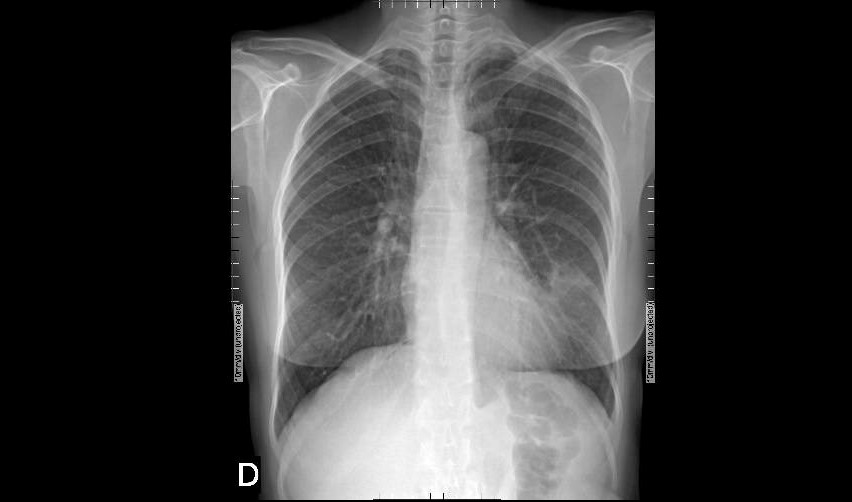
#> input picture neumonia_izq.jpg, 852 x 502 px
$ jupyter execute --allow-errors Lab_PS_08_2023.ipynb
#> lines starting #> are read from the running program, lines starting #| are printed output that depends on the picture
# **Señales 2D vs. Matrices**

Veremos imágenes, construcción y algunas transformaciones aplicables

[cell 1]
#Importamos las bibliotecas necesarias
import cv2 #para imágenes, Open CV (Computer Vision)
import numpy as np
import matplotlib.pyplot as plt

## **Tipo de Imágenes**

Existen tres tipos principales de imágenes:

* **La imagen binaria:** es una imagen en blanco y negro. Cada píxel tiene asignado un valor lógico de 0 o 1.

* **La imagen de intensidad:** los elementos de una imagen de intensidad en general son de clase uint8 (enteros almacenados en 8 bits) o de clase uint16 (enteros almacenados en 16 bits), pueden almacenar, respectivamente, 2^8=256 valores en el rango [0-255], o 2^16=65536 valores en el rango [0-65535]. Cuando la imagen es de clase float32, los valores son números en punto flotante (que se almacenan en 32 bits)

* **La imagen en color:** es como la imagen de intensidad pero tiene tres canales, es decir, a cada píxel le corresponden tres valores de intensidad (formato RGB) en lugar de uno.

* **Imagen de categorías:** Puede visualizarse con colores.

# **Ejercicio 1: Matrices e imágenes**
a) Crear una imagen blanca con la función Imshow.

[cell 2]
#Función Imshow
I1=np.ones((70,70)) #1:blanco, 0:negro
plt.figure(figsize=(5,5))
c=plt.imshow(I1,cmap='gray',vmin=0,vmax=1)
plt.title('Imagen blanca')
plt.colorbar()

b) Graficar utilizando diferentes escalas de grises

[cell 3]
plt.figure(figsize=(5,5))
c=plt.imshow(I1,cmap='gray',vmin=0, vmax=255) #variar vmin y vmax para variar la escala de grises
plt.colorbar(c)

c) Crear una nueva imagen reemplaza una submatriz por valores k.

[cell 4]
k= 100 #variar k
M = np.copy(I1) #creo una matriz M = I1 (imagen blanca), usamos copy para que no se repliquen las acciones sobre I1
M[0:10,10:20] = k #reemplazo una parte de la matriz por valores k

plt.figure(figsize=(5,5))
c=plt.imshow(M,cmap='gray',vmin=0, vmax=255) #cambiar vmin, vmax para visualizar
plt.colorbar(c)

d) Crear una imagen blanca y negra usando la función concatenate

[cell 5]
II1=np.concatenate((np.ones((25,25)),np.zeros((25,25))),axis=1) #matriz de 1s concatenada con una matriz de 0s
plt.figure(figsize=(5,5))
c=plt.imshow(II1,cmap='gray',vmin=0,vmax=1)
plt.colorbar(c, aspect=2.5) #aspect permite cambiar el aspecto del colorbar


# axis cambia la dirección con la que se muestran los cuadrantes
# POR DEFECTO GRAFICA EL MÍNIMO NEGRO Y MÁXIMO BLANCO PARA CMAP GRAY
# aspect en colorbar hace que el colorbar no sea tan alto

# **Ejercicio 2**

Genere las siguientes imágenes:

a) Una cruz negra con fondo blanco.

b) Un damero de tamaño 4x4.

[cell 6]
#a) Forma 1
Imagen=np.ones((70,70))

plt.figure(figsize=(10,10))
plt.subplot(131) #indica 1 fila 3 columnas
c=plt.imshow(Imagen,cmap='gray',vmin=0,vmax=1) #quitar vmin=0,vmax=1....¿por qué en la cruz da bien?
plt.title('Imagen blanca')


Imagen[:,24:47]=0 #Genero una franja negra en columnas
plt.subplot(132)
plt.imshow(Imagen,cmap='gray')
plt.title('Imagen con franja negra')

Imagen[24:47,:]=0 #Genero una franja negra en filas
plt.subplot(133)
plt.imshow(Imagen,cmap='gray')
plt.title('Imagen con cruz negra')
plt.show()

[cell 7]
#a) Forma 2
Bl=np.ones((20,20)) #submatriz blanca
Ne=np.zeros((20,20)) #submatriz negra
Cr1=np.concatenate((Bl,Ne,Bl),axis=1) #axis indica en que dirección se concatena
Cr2=np.concatenate((Ne,Ne,Ne),axis=1)
Cruz2=np.concatenate((Cr1,Cr2,Cr1),axis=0)
plt.figure(figsize=(5,5))
plt.subplot(111) #indica 1 fila 3 columnas
c=plt.imshow(Cruz2,cmap='gray',vmin=0,vmax=1)

[cell 8]
#b) Forma 1
Damero=np.ones((100,100))

plt.figure(figsize=(10,10))
plt.subplot(131) #indica 1 fila 3 columnas
c=plt.imshow(Damero,cmap='gray',vmin=0,vmax=1)
plt.title('Imagen blanca')

Damero[0:25,0:25]=0
Damero[0:25,50:75]=0
plt.subplot(132)
plt.imshow(Damero,cmap='gray')
plt.title('Imagen con 1ra fila de damero')

Damero[25:50,25:50]=0 #se solapan un pixel para que genere sensación de continuidad
Damero[25:50,75:99]=0

Damero[50:75,50:75]=0
Damero[50:75,0:25]=0

Damero[75:99,75:99]=0
Damero[75:99,25:50]=0

plt.subplot(133)
plt.imshow(Damero,cmap='gray')
plt.title('Imagen Damero')

plt.show()

[cell 9]
#b) Forma 2
C1 = np.concatenate((np.ones((25,25)),np.zeros((25,25)), np.ones((25,25)),np.zeros((25,25))),axis=1)
#C = np.concatenate((R,B),axis=1)
C2=np.concatenate((np.zeros((25,25)),np.ones((25,25)), np.zeros((25,25)),np.ones((25,25))),axis=1)
plt.figure(figsize=(10,10))
plt.subplot(131) #indica 1 fila 3 columnas
c=plt.imshow(C1,cmap='gray')
plt.title('Imagen 1ra fila de damero')
plt.subplot(132) #indica 1 fila 3 columnas
plt.imshow(C2,cmap='gray')
plt.title('Imagen 2da fila de damero')
C3=np.concatenate((C2,C1,C2,C1),axis=0) #axis 0
plt.subplot(133) #indica 1 fila 3 columnas
plt.imshow(C3,cmap='gray')
plt.title('Imagen Damero')

# Ejercicio 3: Tipos de datos

a) Indicar el tipo de dato de la matriz de la imagen blanca.

b) Multiplicar la matriz por un escalar l>256 o l<0, convertir a tipo de dato uint8 y graficar.

[cell 10]
print('Tipo de datos de matriz de imagen blanca', I1.dtype) #tipo de datos de matriz de imagen blanca

l=300 #variar l
I2=l*I1
I2_uint8=I2.astype(np.uint8)

plt.figure(figsize=(10,10.1))
plt.subplot(311) #3 filas, 1 columna
plt.title('Imagen blanca 1')
ci1=plt.imshow(I1,cmap='gray',vmin=0,vmax=1)
plt.colorbar(ci1, aspect=5.5)

plt.figure(figsize=(10,10))
plt.subplot(312)
plt.title('Imagen multiplicada por escalar')
ci2=plt.imshow(I2,cmap='gray',vmin=0,vmax=255)
plt.colorbar(ci2, aspect=5.5)

plt.figure(figsize=(10,10))
plt.subplot(313)
plt.title('Imagen de matriz uint8')
ci2u=plt.imshow(I2_uint8,cmap='gray',vmin=0,vmax=255)
plt.colorbar(ci2u, aspect=5.5)

#Muestro los valores de las matrices en la misma posición
print(I1[0,3])
print(I2[0,3])
print(I2_uint8[0,3])
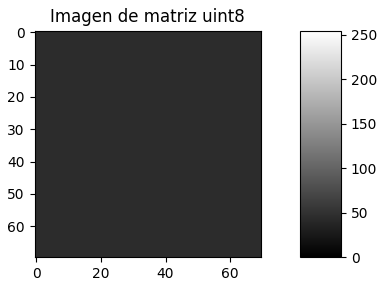
#> figure drawn by matplotlib, 2 panels

# Ejercicio 4: Imágenes reales

Dada la imagen "neumonia_izq.jpg":

a) Cargarla al espacio de trabajo.

b) Observar la información que contiene.

[cell 11]
#Cargamos la imagen lung_disease.png con la biblioteca openCV

lung = cv2.imread("./neumonia_izq.jpg") #se carga la imagen png
#> lung is the input picture: shape (502, 852, 3); min 0, max 255, mean 64.4
print('Orden del arreglo', lung.shape) #leemos las dimensiones del arreglo
#| Orden del arreglo (502, 852, 3)
print('Tipo de dato del arreglo', lung.dtype) #determinamos el tipo de datos
#| Tipo de dato del arreglo uint8

plt.imshow(lung) #ploteamos la imagen RGB
plt.title('Imagen lung')
plt.show()

[cell 12]
#Considerando que tiene 3 capas la imagen, miramos cada capa:
plt.figure(figsize=(25,25))
plt.subplot(311)
plt.imshow(lung[:,:,0]) #ploteamos la Capa 0 de la imagen
plt.title('Imagen lung Capa 0')
plt.show()
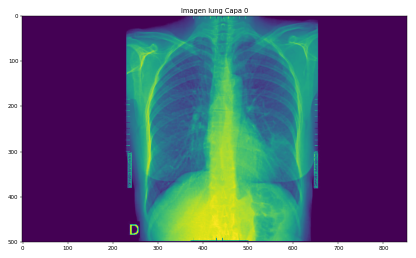
#> figure drawn by matplotlib, 1 panel

plt.figure(figsize=(25,25))
plt.subplot(312)
plt.imshow(lung[:,:,1]) #ploteamos la Capa 1 de la imagen
plt.title('Imagen lung Capa 1')
plt.show()

plt.figure(figsize=(25,25))
plt.subplot(313)
plt.imshow(lung[:,:,2]) #ploteamos la Capa 2 de la imagen
plt.title('Imagen lung Capa 2')
plt.show()

#información redundante en los colores

[cell 13]
#Vemos la información de las 3 para una fila y una columna de la matriz de imagen:
lung[500,550,:] #pixel RGB
#> Out = [2, 2, 2]
#Se observa que hay información redundante para las 3 capas (el valor es el mismo en las 3 capas)

[cell 14]
#Nos quedamos con imagen monocroma, primera capa
lung2D=lung[:,:,0] #Capa 0, que para el caso da lo mismo cualquiera
print(lung2D.shape)
#| (502, 852)

plt.figure(figsize=(10,4))
plt.subplot(121)
plt.imshow(lung2D)
plt.colorbar()
plt.subplot(122)
plt.imshow(lung2D,cmap='gray')
plt.colorbar()
plt.show()
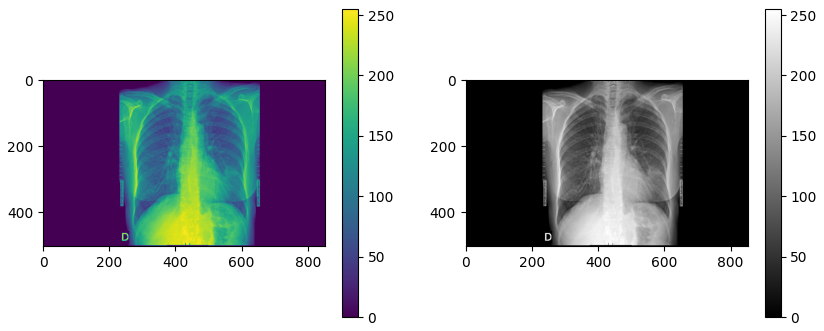
#> figure drawn by matplotlib, 4 panels

c) Obtener el valor máximo y el mínimo.

[cell 15]
maxLung = np.amax(lung2D)
#> maxLung = 255
posMaxLung = np.where(lung2D == maxLung)
#> posMaxLung = 209 positions, rows 3 to 498, columns 231 to 652
minLung = np.amin(lung2D)
#> minLung = 0
posMinLung = np.where(lung2D == minLung)
#> posMinLung = 220957 positions, rows 0 to 501, columns 0 to 851

print('El máximo de lung 2D es ', maxLung)
#| El máximo de lung 2D es  255
print('El mínimo de lung 2D es ', minLung)
#| El mínimo de lung 2D es  0

print(posMinLung)
#> (printed output is left out)

# Ejercicio 4: Obtengo solo una parte de la imagen

Quitar las franjas laterales de la imagen que no aportan información.

[cell 16]
lung2D_mej=lung2D[:,230:655]
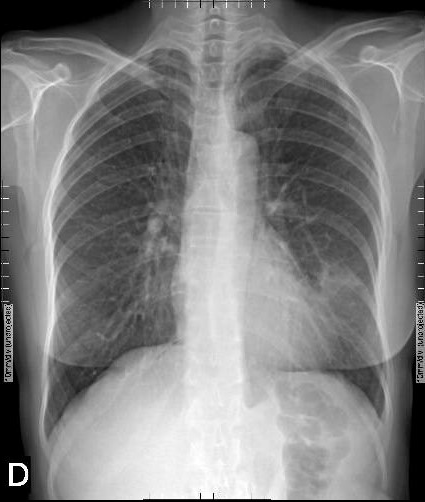
#> lung2D_mej: shape (502, 425); min 0, max 255, mean 129.1
plt.imshow(lung2D_mej,cmap='gray')
plt.colorbar()
plt.show()
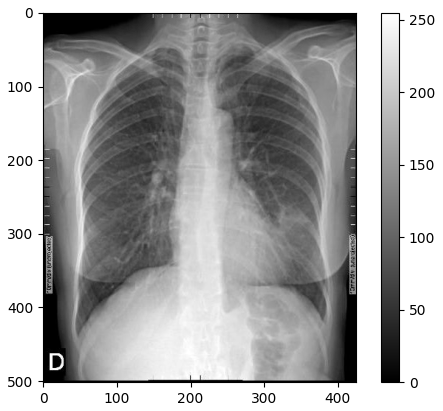
#> figure drawn by matplotlib, 2 panels

# Ejercicio 4: Transponer la imagen

[cell 17]
#Veamos el efecto de transponer una matriz.

XX=np.transpose(lung2D_mej)
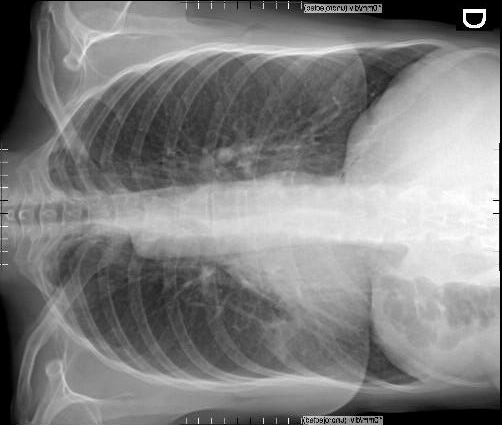
#> XX: shape (425, 502); min 0, max 255, mean 129.1
plt.figure(figsize=(10,10))
plt.subplot(121)
plt.imshow(XX,cmap='gray')
plt.subplot(122)
plt.imshow(lung2D_mej,cmap='gray')

# **Imágenes a color**

RGB: tres matrices monocromas (una para el rojo (R), una para el verde (G) y otra para el azul (B). Red, Green, Blue) se guardan en un arreglo de tamaño mxnx3 donde m es la cantidad de filas y n la de columnas, 3 son los canales (la tercera dimensión), es decir, una imagen a color de tamaño mxn.

a) Generar una imagen de color rojo.

[cell 18]
# Genero imagen de color rojo
R = np.zeros((256,256,3))
#la generamos llena de ceros, pero con las dimensiones necesarias aqui guardaremos la imagen , modificamos los valores:
R[:,:,0]=1;  #en la primera capa (que es la roja, le damos el máximo valor
#el resto de las capas quedaron 0 (sin encender)

#Graficamos esta imagen
plt.imshow(R)
plt.title('Imagen RGB roja')
plt.show()
print(R.dtype)

b) Generar una imagen de color verde.

[cell 19]
# Genero imagen a color verde
G = np.zeros((256,256,3))
G[:,:,1]=1;

#Graficamos esta imagen
plt.imshow(G)
plt.title('Imagen RGB verde')
plt.show()

c) Generar una imagen de color azul.

d) Generar imágenes de distintos colores, como combinación de dos de las matrices anteriores.

[cell 20]
#Genero M, una imagen (RGB) mezcla de R y G. M=(R+G)/2

M=(R+G)/2
plt.imshow(M)
plt.title('Imagen RGB mezcla R y G')
plt.show()

#que tamaño tiene la imagen? que tipo de operación usamos? que tipo de datos manejamos?

e) Obtener algún tono que les guste. Pueden usar https://g.co/kgs/TUunGS de ayuda. Para pensar:
* Que ven cuando las matrices tienen tipo de dato float y tratan de hacer la combinación de colores de las 3 matrices? A leer la advertencia!
* Que pasa si convierten las matrices a tipo de dato uint8? Que ven ahora?

[cell 21]
B = np.zeros((256,256,3))
B[:,:,2]=1;

M2=(0.98*R+0.62*G+1.25*B)/3 #si el tipo de dato es float debería usar algo como esto
plt.imshow(M2)
plt.title('Imagen RGB mezcla')
plt.show()
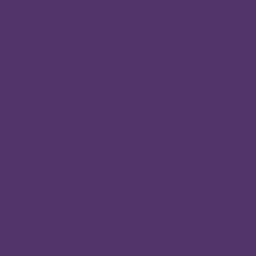
#> shown: shape (256, 256, 3) float64; mean R, G, B 0.327, 0.207, 0.417

[cell 22]
#Convierto a tipo de dato uint8
R1=R.astype(np.uint8)
G1=G.astype(np.uint8)
B1=B.astype(np.uint8)

M2=(98*R1+62*G1+230*B1) #si el tipo de dato es float debería usar algo como esto
plt.imshow(M2)
plt.title('Imagen RGB mezcla')
plt.show()
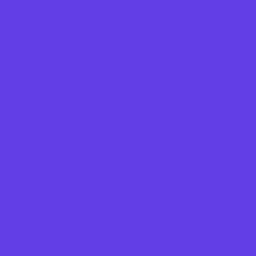
#> shown: shape (256, 256, 3); mean R, G, B 98, 62, 230

f) Generar matriz concatenada C que sea la imagen R al lado de la imagen G.

[cell 23]
C = np.concatenate((R,G),axis=1)

plt.imshow(C)
plt.title('Imagen RGB concatenación R y G')
plt.show()
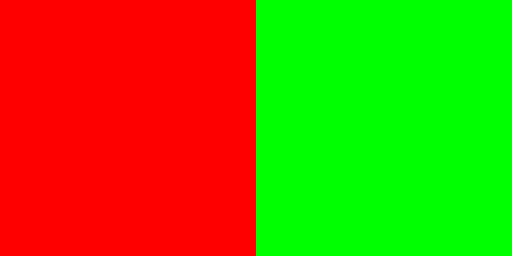
#> shown: shape (256, 512, 3) float64; mean R, G, B 0.5, 0.5, 0

#que tamaño tiene? que tipo de operación se usó?

[cell 24]
# Graficar una imagen (2n)x(2n)  dividida en cuatro colores: rojo, verde, azul y amarillo.

n=128; #elegimos un tamaño para n
B=np.ones((n,n));
N=np.zeros((n,n));

roja = np.zeros((n,n,3))
verde = np.zeros((n,n,3))
azul = np.zeros((n,n,3))
amarillo = np.zeros((n,n,3))

roja[: , : , 0]= B;
roja[: , : , 1]= N;
roja[: , : , 2]= N;

verde[: , : , 0]= N;
verde[: , : , 1]= B;
verde[: , : , 2]= N;

azul[: , : , 0]= N;
azul[: , : , 1]= N;
azul[: , : , 2]= B;

amarillo[: , : , 0]=B;
amarillo[: , : , 1]=B;
amarillo[: , : , 2]=N;

Cuadro1= np.concatenate((roja, verde),axis=1)
Cuadro2= np.concatenate((azul, amarillo),axis=1)
Cuadro= np.concatenate((Cuadro1, Cuadro2),axis=0)

plt.imshow(Cuadro)
plt.title('Imagen generada concatenando matrices RGB (3D)')
plt.show()
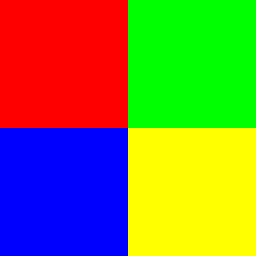
#> shown: shape (256, 256, 3) float64; mean R, G, B 0.5, 0.5, 0.25

$ run again, with lung_disease.png saved as neumonia_izq.jpg
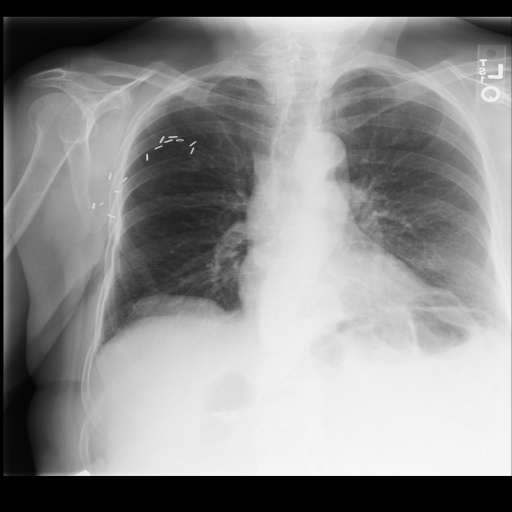
#> input picture lung_disease.png, 1024 x 1024 px (shown at 1/2 size)
#> lung is the input picture: shape (1024, 1024, 3); min 0, max 255, mean 140.9
#| Orden del arreglo (1024, 1024, 3)
#| Tipo de dato del arreglo uint8
#> Out = [210, 210, 210]
#| (1024, 1024)
#> `plt.show()`:
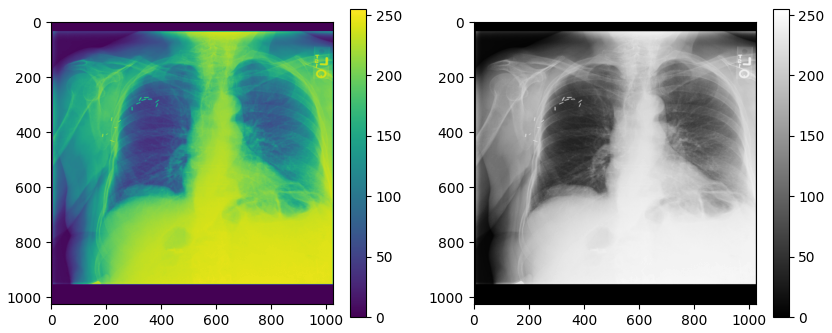
#> figure drawn by matplotlib, 4 panels
#> maxLung = 255
#> posMaxLung = 81 positions, rows 817 to 950, columns 622 to 1022
#> minLung = 0
#> posMinLung = 110687 positions, rows 0 to 1023, columns 0 to 1023
#| El máximo de lung 2D es  255
#| El mínimo de lung 2D es  0
#> (printed output is left out)
#> `XX=np.transpose(lung2D_mej)`:
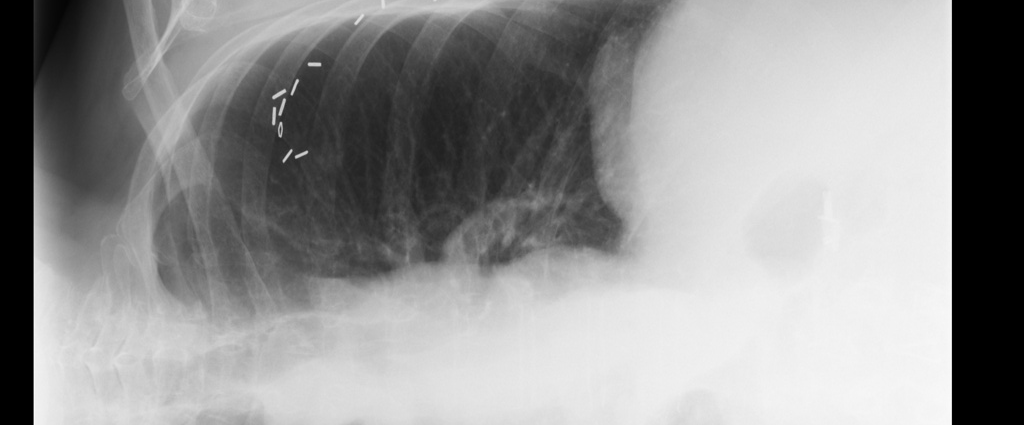
#> XX: shape (425, 1024); min 0, max 255, mean 147.4

$ run again, with Ortopantomografia.jpg copied over neumonia_izq.jpg
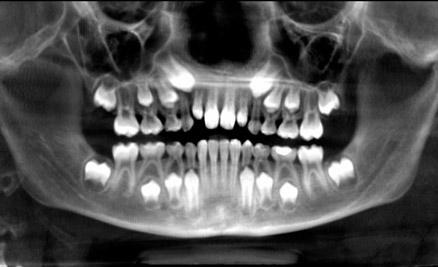
#> input picture Ortopantomografia.jpg, 438 x 267 px
#> lung is the input picture: shape (267, 438, 3); min 0, max 255, mean 83.2
#| Orden del arreglo (267, 438, 3)
#| Tipo de dato del arreglo uint8
#| (267, 438)
#> maxLung = 255
#> posMaxLung = 846 positions, rows 74 to 230, columns 87 to 351
#> minLung = 0
#> posMinLung = 3811 positions, rows 0 to 266, columns 0 to 437
#| El máximo de lung 2D es  255
#| El mínimo de lung 2D es  0
#> (printed output is left out)
#> `XX=np.transpose(lung2D_mej)`:
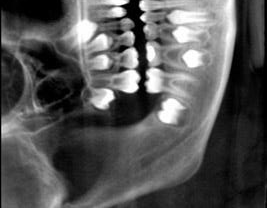
#> XX: shape (208, 267); min 0, max 255, mean 84.8
